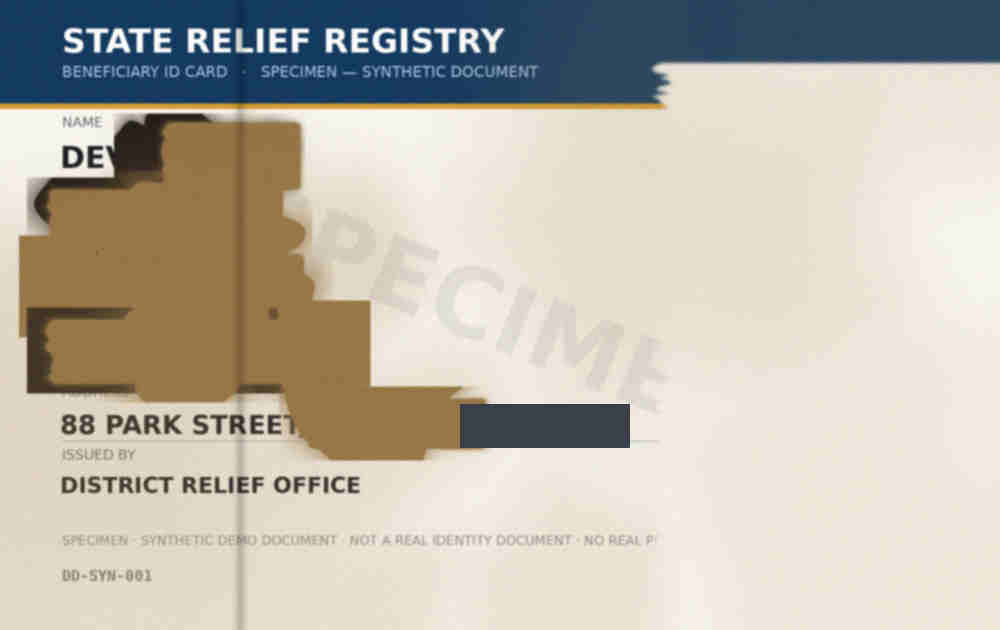
#> input picture evaluation/image_level_assets/source_10/severe.jpg, 1000 x 630 px
$ python -i preprocessing.py   (imports and definitions only)
#> lines starting #> are read from the running program, lines starting #| are printed output that depends on the picture
#> further down, picture is the input picture: shape (630, 1000, 3); mean B, G, R 173.5, 184.9, 190.3
"""
Image preprocessing for OCR.

Deliberately minimal and transparent: decode, optional downscale, grayscale,
contrast enhancement (CLAHE), mild denoise. No learned models, no inpainting, no
"restoration" - nothing that could invent document content.

The preprocessed image is used ONLY to feed the OCR engine. Every bounding box the
OCR returns is mapped back to original-image coordinates by the caller, so all
evidence always refers to the document as uploaded.
"""

from __future__ import annotations

import warnings
from dataclasses import dataclass
from io import BytesIO

import cv2
import numpy as np
from PIL import Image, UnidentifiedImageError

from . import config


@dataclass
class PreprocessedImage:
    """Preprocessed pixels plus the geometry needed to map boxes back to the original."""

    image: np.ndarray  # grayscale, uint8, OCR input
    color: np.ndarray  # BGR original-scale image
    scale: float  # preprocessed_size / original_size
    original_shape: tuple[int, int]  # (h, w) of the uploaded image
    steps_applied: list[str]


class InvalidImageError(ValueError):
    """Raised when the uploaded bytes cannot be decoded into a usable image."""


# [83 lines left out: functions _format_from_signature, _validate_image_container, load_image, not called in this run]


def preprocess(img: np.ndarray) -> PreprocessedImage:
    """Run the minimal preprocessing chain and report what was applied."""
    steps: list[str] = []
    color = img.copy()
    h, w = img.shape[:2]
#> h = 630; w = 1000

    scale = 1.0
    if w > config.MAX_OCR_WIDTH:
        scale = config.MAX_OCR_WIDTH / float(w)
        color = cv2.resize(color, (int(w * scale), int(h * scale)), interpolation=cv2.INTER_AREA)
        steps.append(f"downscaled to {int(w * scale)}px wide")

    gray = cv2.cvtColor(color, cv2.COLOR_BGR2GRAY)
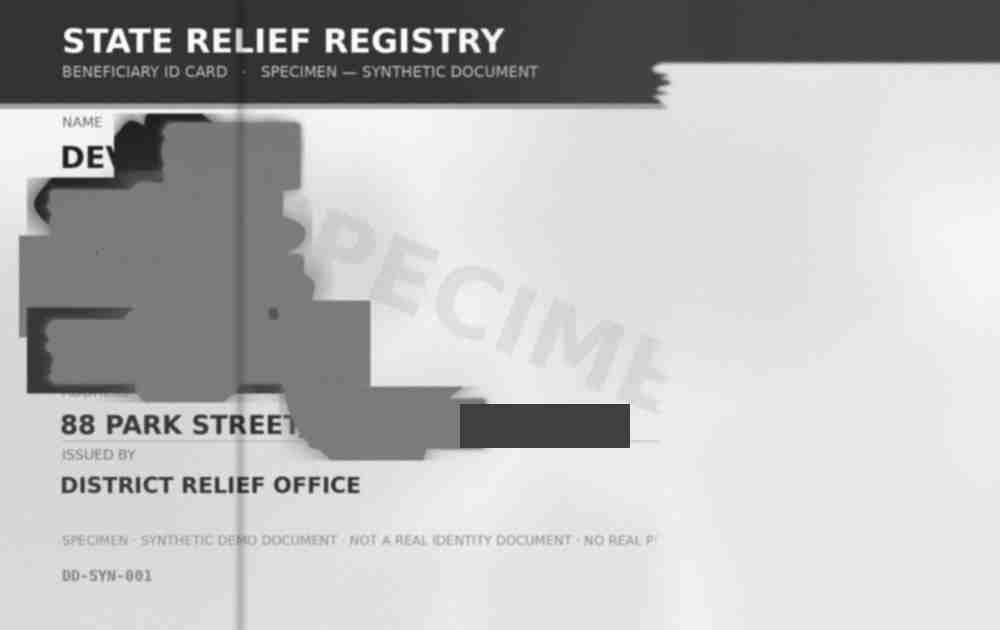
#> gray: shape (630, 1000); min 18, max 255, mean 185.2
    steps.append("grayscale")

    clahe = cv2.createCLAHE(clipLimit=config.CLAHE_CLIP, tileGridSize=config.CLAHE_GRID)
    gray = clahe.apply(gray)
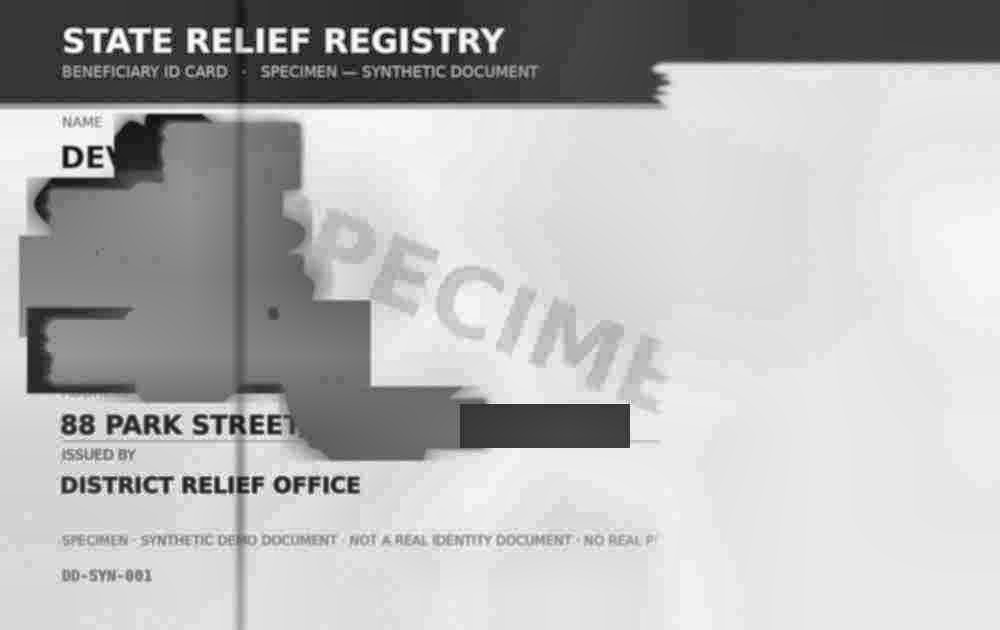
#> gray: shape (630, 1000); min 12, max 255, mean 183
    steps.append("CLAHE contrast")

    gray = cv2.bilateralFilter(gray, config.DENOISE_STRENGTH, 60, 60)
    steps.append("bilateral denoise")

    return PreprocessedImage(
        image=gray,
        color=color,
        scale=scale,
        original_shape=(h, w),
        steps_applied=steps,
    )


# [12 lines left out: function to_original_bbox, not called in this run]


def to_original_points(points, scale: float) -> list[list[int]]:
    """Convert OCR polygon points to original-image integer coordinates."""
    return [[round(p[0] / scale), round(p[1] / scale)] for p in points]

>>> import cv2
>>> picture = cv2.imread('../evaluation/image_level_assets/source_10/severe.jpg')
>>> result = preprocess(picture)

$ run again, on evaluation/image_level_assets/source_10/medium.png
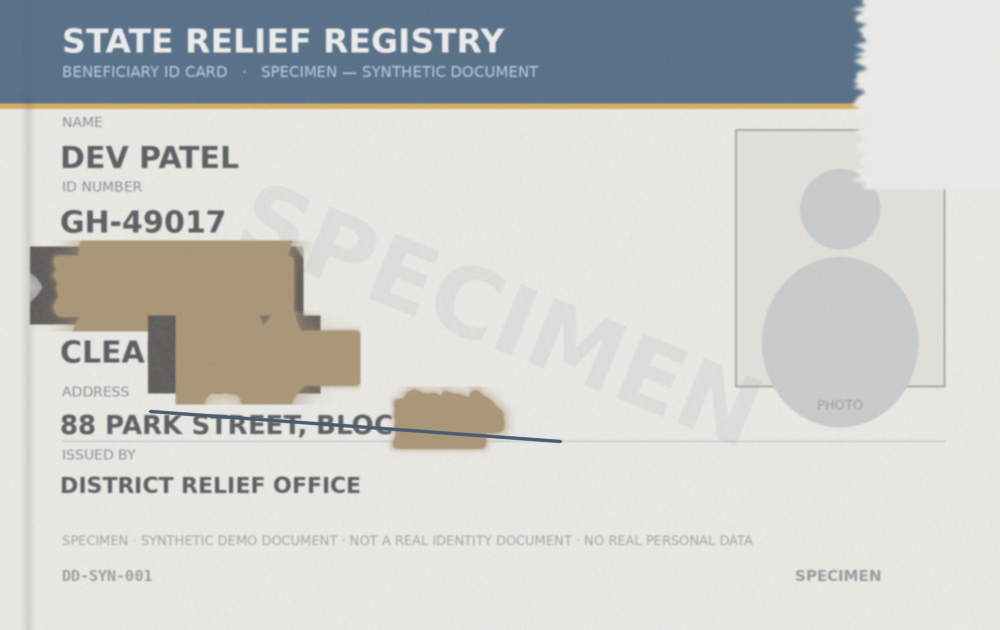
#> input picture evaluation/image_level_assets/source_10/medium.png, 1000 x 630 px
#> picture is the input picture: shape (630, 1000, 3); mean B, G, R 201.9, 203.9, 203.1
#> in preprocess, `gray = cv2.cvtColor(color, cv2.COLOR_BGR2GRAY)`:
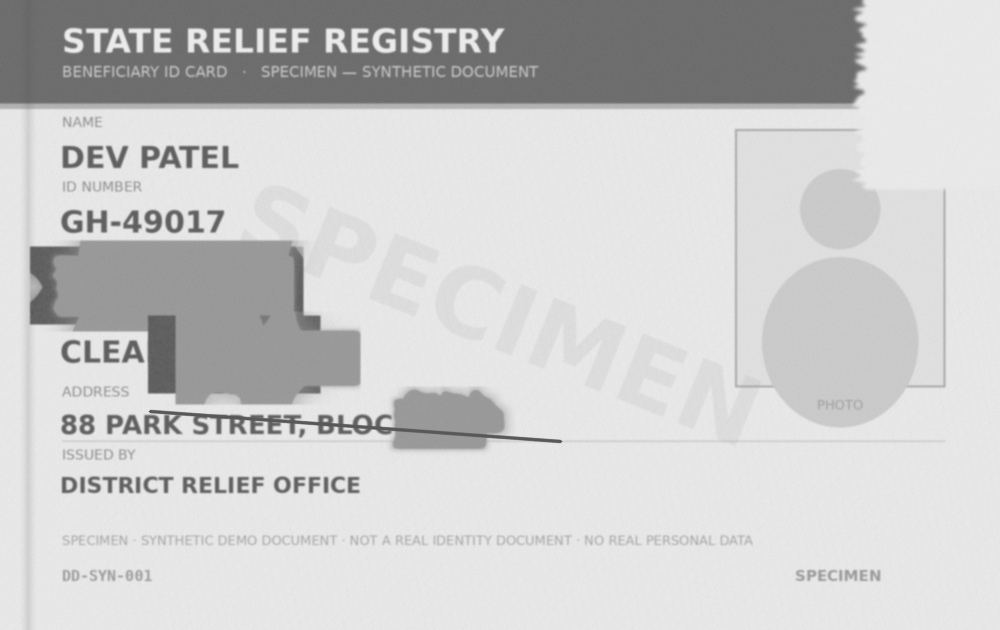
#> gray: shape (630, 1000); min 88, max 236, mean 203.4
#> in preprocess, `gray = clahe.apply(gray)`:
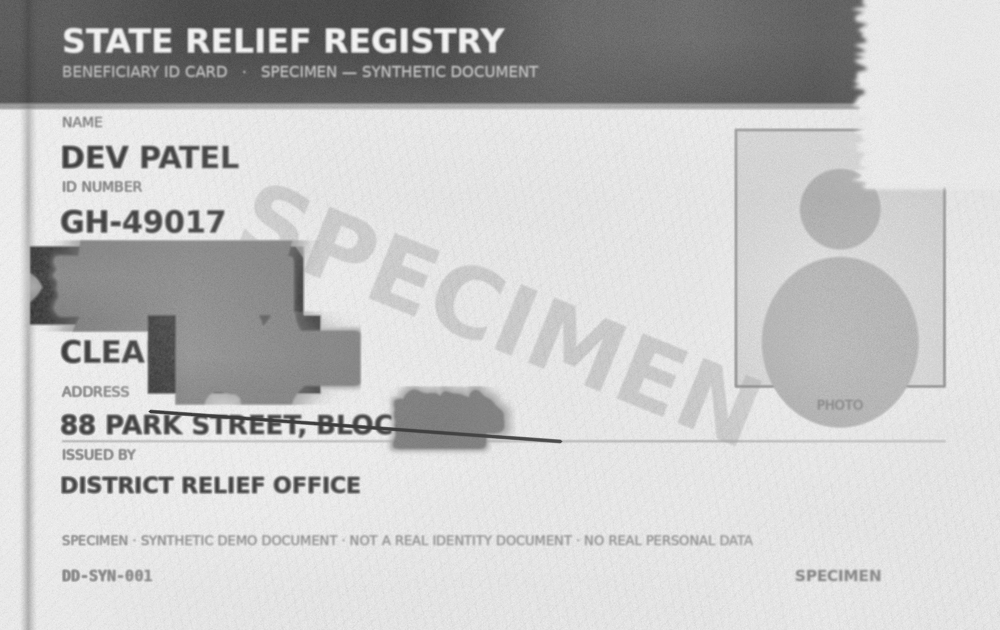
#> gray: shape (630, 1000); min 56, max 244, mean 196.7
